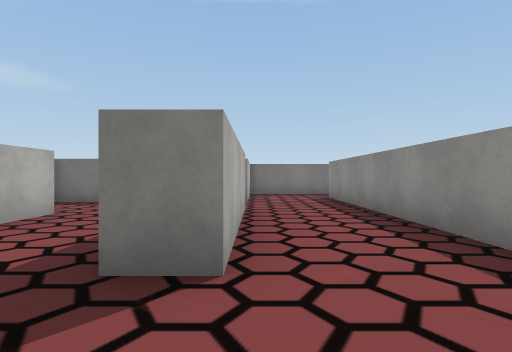
View 1 (above)

24 first-person views from a walk through a Unity game level. The camera is 1.2 m above the floor, looks level and sees 80° across. The floor is counted in squares, 2 m on a side. Each view is taken from the middle of a square. On the plan, view 1 faces up. The plan holds only what a view shows up to about 9 squares ahead; the rest is blank. The place goes on beyond the plan. The player character is not drawn. Some surface patterns are stand-ins.

View 2
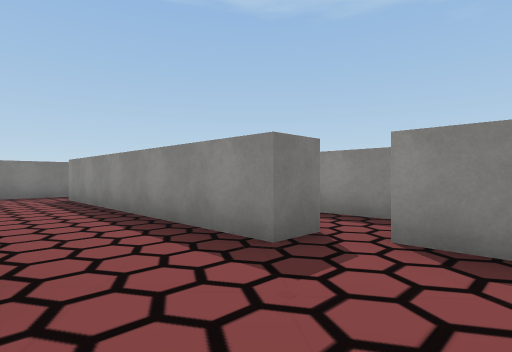

View 3
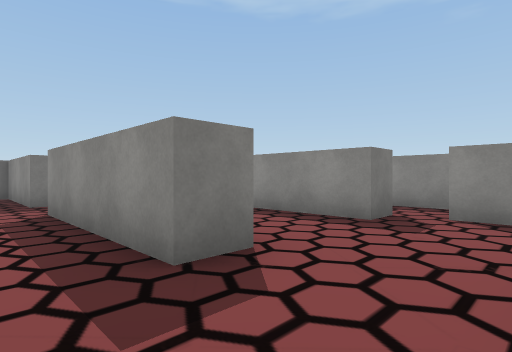

View 4
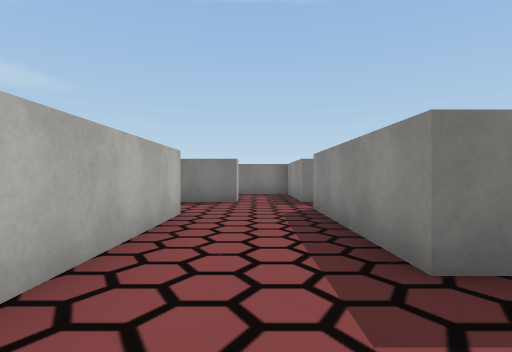

View 5
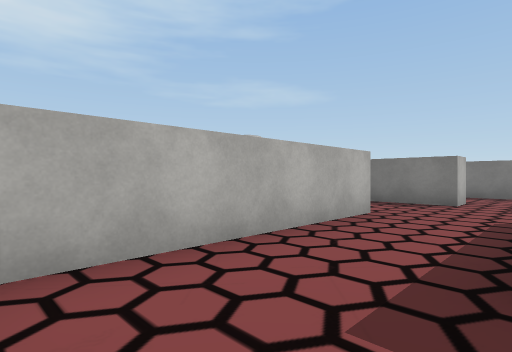

View 6
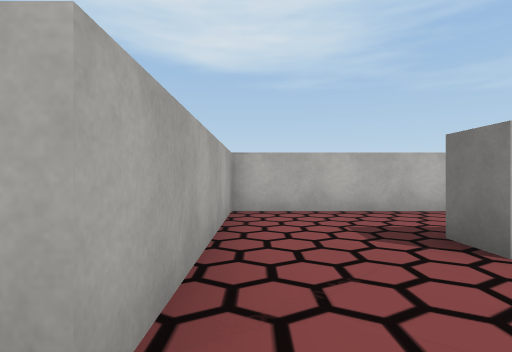

View 7
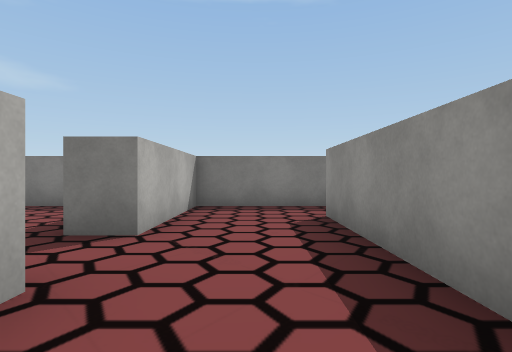

View 8
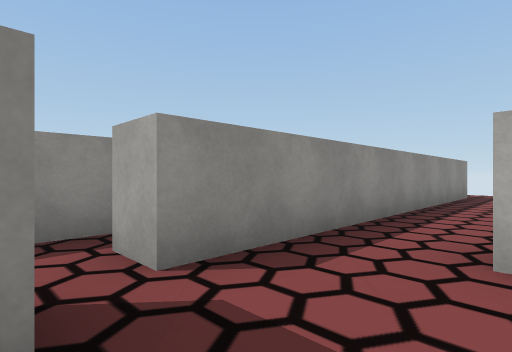

View 9
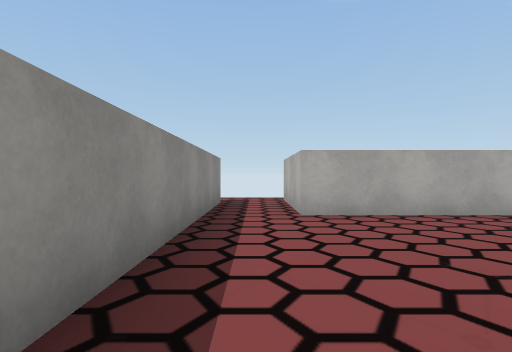

View 10
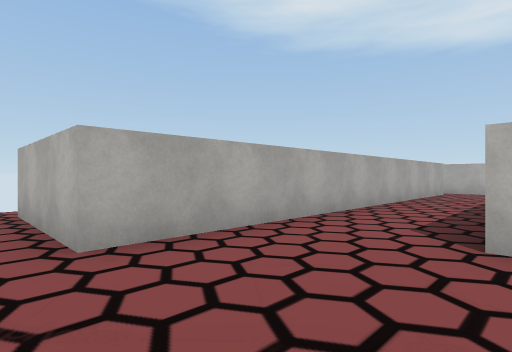

View 11
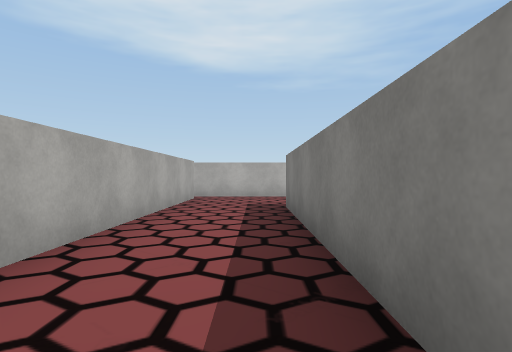

View 12
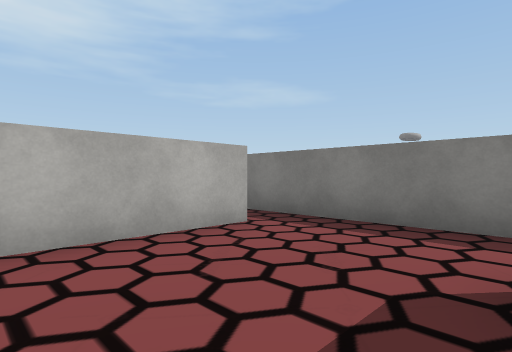

View 13
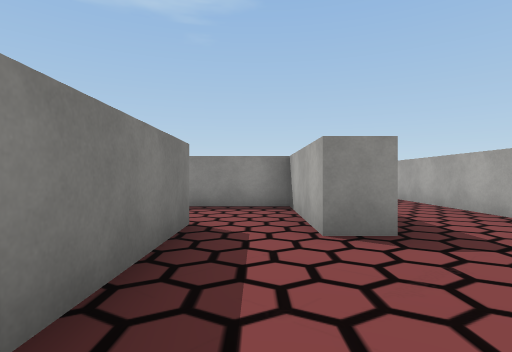

View 14
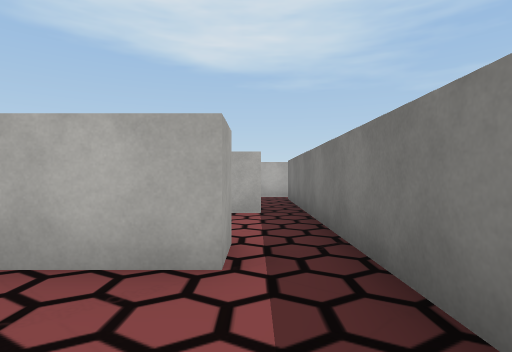

View 15
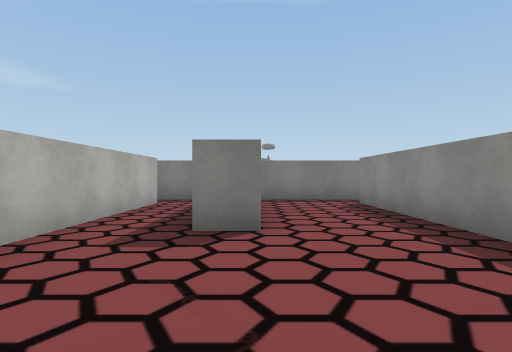

View 16
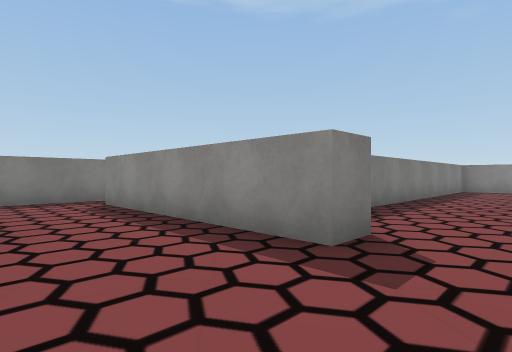

View 17
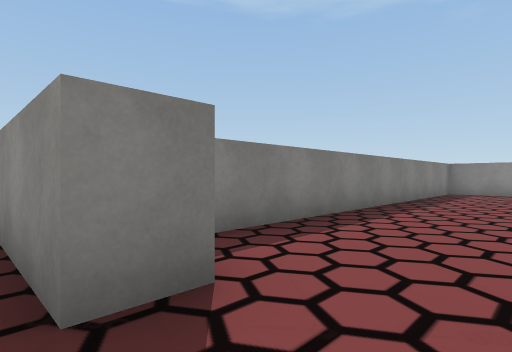

View 18
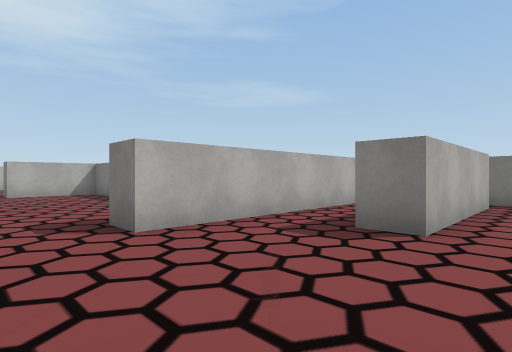

View 19
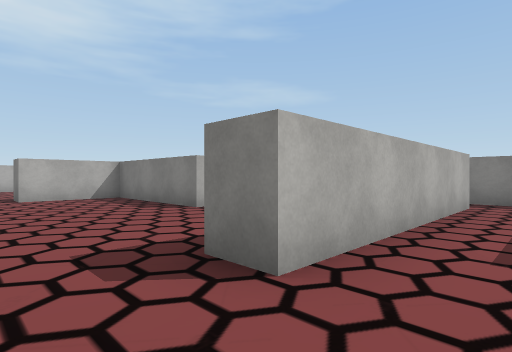

View 20
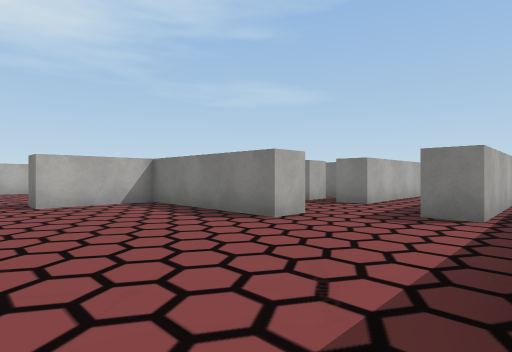

View 21
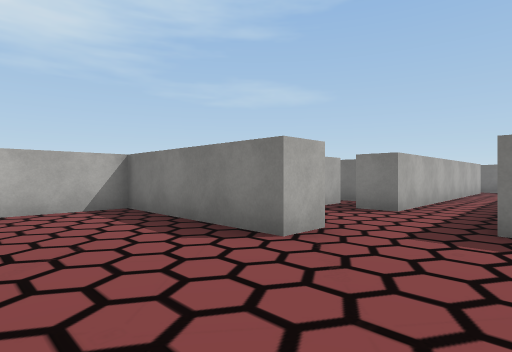

View 22
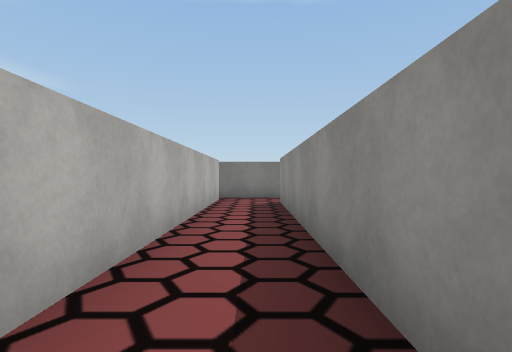

View 23
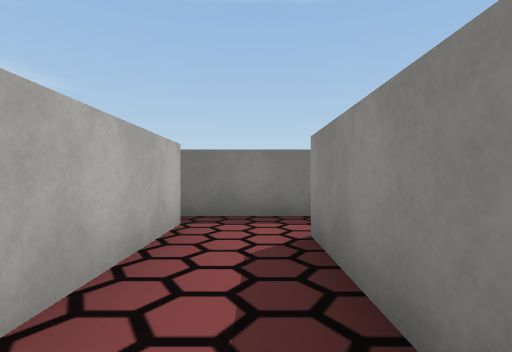

View 24
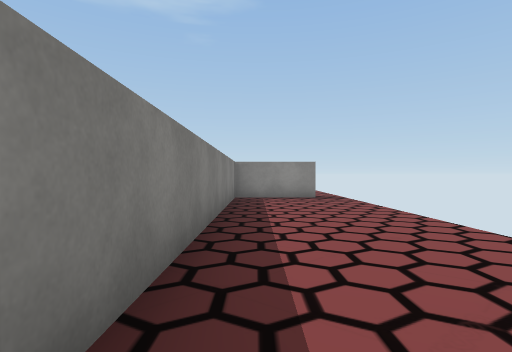

### Floor plan
Ten units are one square. View 1 is at (0, 0); x grows to the right and y downward. Boxes are objects, and circles mark ways between rooms. Rooms are numbered by the first view taken in them; rooms with no view inside come last. Other rooms are left out.
<svg viewBox="-239 -106 274 201">
<path fill="none" stroke="#000" d="M-2 -56 -2 -18 -9 -18M29 -18 21 -18 21 -74M-15 4 14 4M-2 -71 -9 -71M28 4 28 -11M-32 -49 -32 4 -15 4M-9 -18 -9 -56M-24 -71 -48 -71M-16 34 -69 34 -69 27 -39 27 -39 6M-61 12 -106 12M-91 57 13 57M-107 22 -99 22 -99 59M28 54 28 4M-99 76 -107 76 -107 22M-106 12 -160 12M-129 19 -129 57 -138 57M-152 21 -152 76 -160 76M-167 10 -167 42M6 88 6 64 -91 64M-189 57 -227 57 -227 79 -234 79M-167 42 -175 42M-174 24 -174 -41M-189 49 -189 57M-189 -49 -189 27 -198 27M-171 -56 -191 -56M28 79 28 54M13 57 13 86M15 -101 -2 -101 -2 -71M21 -74 21 -86"/>
<circle cx="-10" cy="-5" r="3" fill="#2a7"/>
<circle cx="20" cy="10" r="3" fill="#2a7"/>
<circle cx="5" cy="-80" r="3" fill="#2a7"/>
<circle cx="-100" cy="20" r="3" fill="#2a7"/>
<circle cx="20" cy="65" r="3" fill="#2a7"/>
<circle cx="-160" cy="85" r="3" fill="#2a7"/>
<circle cx="10" cy="90" r="3" fill="#2a7"/>
<circle cx="-180" cy="50" r="3" fill="#2a7"/>
<text x="0" y="-30">1</text>
<text x="-30" y="-30">2</text>
<text x="-40" y="40">3</text>
<text x="-90" y="70">4</text>
<text x="-200" y="70">5</text>
<text x="-180" y="0">6</text>
<text x="20" y="80">7</text>
<text x="0" y="-90">8</text>
</svg>
Room 1 opens to room 2. Room 1 opens to room 3. Room 1 opens to room 8. Room 3 opens to room 4. Room 3 opens to room 7. Room 4 opens to room 5. Room 4 opens to room 7. Room 5 opens to room 6.

Where each view was taken, in squares from view 1:
view 1: 0 up, 0 right, facing up
view 2: 0 up, 0 right, facing up-right
view 3: 0 up, 2 left, facing up-right
view 4: 0 up, 2 left, facing up
view 5: 0 up, 1 left, facing up-left
view 6: 0 up, 2 right, facing left
view 7: 4 up, 1 right, facing up
view 8: 2 up, 1 right, facing down-right
view 9: 1 down, 2 right, facing down
view 10: 3 down, 2 right, facing down-left
view 11: 4 down, 1 left, facing left
view 12: 5 down, 7 left, facing up-left
view 13: 2 down, 10 left, facing right
view 14: 2 down, 8 left, facing left
view 15: 9 down, 13 left, facing up
view 16: 9 down, 13 left, facing up-right
view 17: 9 down, 11 left, facing up-right
view 18: 9 down, 12 left, facing up-left
view 19: 9 down, 14 left, facing up-left
view 20: 9 down, 16 left, facing up-left
view 21: 8 down, 17 left, facing up-left
view 22: 3 down, 18 left, facing up
view 23: 1 up, 18 left, facing up
view 24: 7 down, 8 left, facing right
